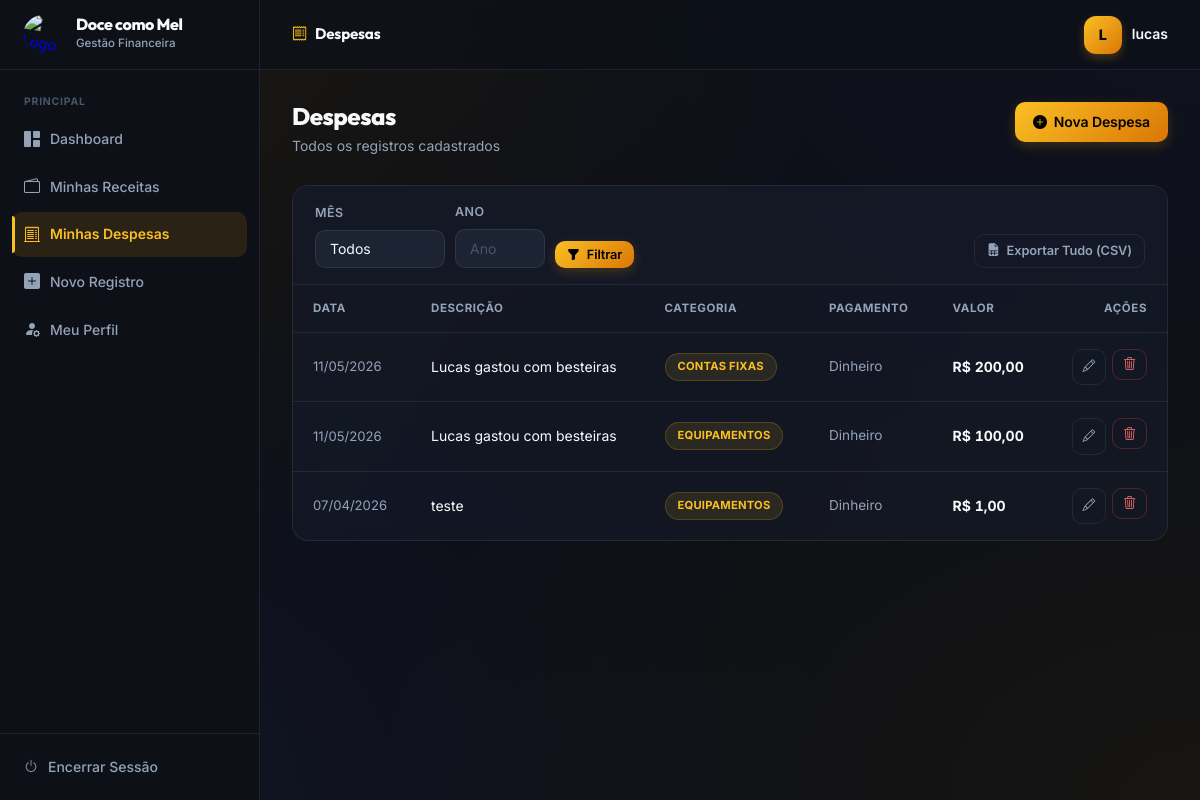
Page /gastos/ (signed in) on the earlier database version.
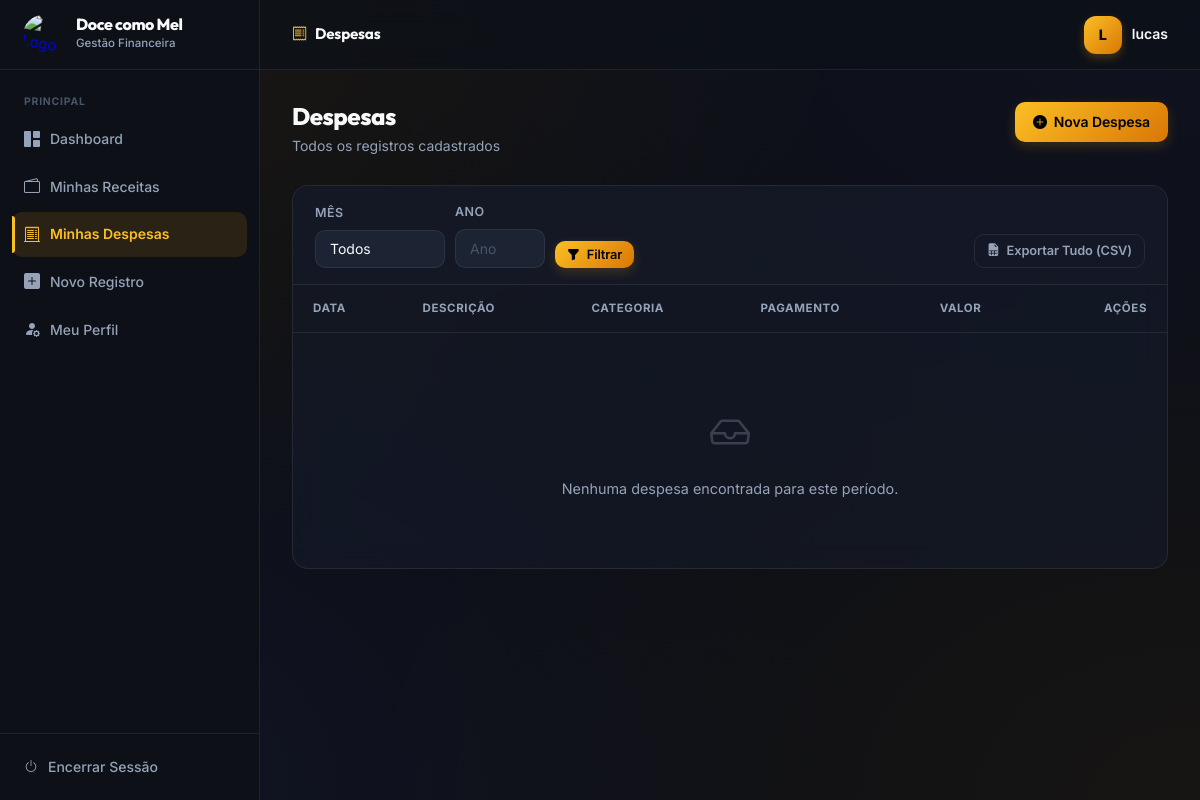
Same page on the later database version.
### app/models/gasto.py (models this page shows, shortened)
class Gasto(db.Model):
    __tablename__ = 'gasto'
    id_gasto = db.Column(db.Integer, primary_key=True)
    valor = db.Column(db.Float, nullable=False)
    data_gasto = db.Column(db.Date, nullable=False, default=date.today, index=True)
    forma_pagamento = db.Column(db.String(50), nullable=False)
    descricao = db.Column(db.String(255), nullable=True)
    id_usuario = db.Column(db.Integer, db.ForeignKey('usuario.id_usuario'), nullable=False, index=True)
    id_categoria = db.Column(db.Integer, db.ForeignKey('categoria.id_categoria'), nullable=False)

### app/models/categoria.py (models this page shows, shortened)
class Categoria(db.Model):
    __tablename__ = 'categoria'
    id_categoria = db.Column(db.Integer, primary_key=True)
    nome_categoria = db.Column(db.String(100), nullable=False, unique=True)
    gastos = db.relationship('Gasto', backref='categoria', lazy=True)

### app/routes/gastos.py (the view)
@gastos_bp.route('/')
@login_required
def listar():
    mes = request.args.get('mes', type=int)
    ano = request.args.get('ano', type=int)
    id_usuario = session['id_usuario']
    if mes and ano:
        gastos = GastoService.filtrar_por_periodo(id_usuario, mes, ano)
    else:
        gastos = GastoService.listar_por_usuario(id_usuario)
        mes = None
        ano = None
    total = GastoService.calcular_total(gastos)
    return render_template('gastos/listar.html', gastos=gastos, mes=mes, ano=ano, total=total)

### app/services/gasto_service.py (called while the page is built)
    @staticmethod
    def listar_por_usuario(id_usuario: int) -> list[Gasto]:
        return (Gasto.query
                .filter_by(id_usuario=id_usuario)
                .order_by(Gasto.data_gasto.desc())
                .all())

    @staticmethod
    def calcular_total(gastos: list[Gasto]) -> float:
        return sum(g.valor for g in gastos)

### app/utils.py (called while the page is built)
def login_required(f):
    @wraps(f)
    def decorated(*args, **kwargs):
        if 'id_usuario' not in session:
            return redirect(url_for('auth.login'))
        return f(*args, **kwargs)
    return decorated

### app/templates/gastos/listar.html (shortened to what this page needs)
{% extends 'base.html' %}
{% block topbar_title %}<i class="bi bi-receipt" style="color:var(--amber);margin-right:8px;"></i>Despesas{% endblock %}
{% block content %}
<div class="page-header">
    <div>
        <h1 class="page-title">Despesas</h1>
        <p class="page-subtitle">
            {% if mes and ano %}
                Exibindo {{ gastos|length }} registro(s) em {{ "%02d"|format(mes) }}/{{ ano }}
            {% else %}
                Todos os registros cadastrados
            {% endif %}
        </p>
    </div>
    <a href="{{ url_for('gastos.novo') }}" class="btn btn-primary">
        <i class="bi bi-plus-circle-fill"></i> Nova Despesa
    </a>
</div>
<div class="card">
    <div class="filter-bar">
        <form method="GET" style="display:flex; align-items:flex-end; gap:10px; flex-wrap:wrap; flex:1;">
            <div class="form-group">
                <label class="form-label">Mês</label>
                <select name="mes" class="form-select" style="width:130px;">
                    <option value="">Todos</option>
                    {% set meses_nomes = ['Janeiro', 'Fevereiro', 'Março', 'Abril', 'Maio', 'Junho', 'Julho', 'Agosto', 'Setembro', 'Outubro', 'Novembro', 'Dezembro'] %}
                </select>
            </div>
            <div class="form-group">
                <label class="form-label">Ano</label>
                <input type="number" name="ano" class="form-control" style="width:90px;"
                       placeholder="Ano" value="{{ ano or '' }}" min="2020" max="2099">
            </div>
            <button type="submit" class="btn btn-primary btn-sm">
                <i class="bi bi-funnel-fill"></i> Filtrar
            </button>
        </form>
        <div style="display:flex; gap:8px;">
            {% if mes and ano %}
            <a href="{{ url_for('gastos.exportar', mes=mes, ano=ano) }}"
               class="btn btn-export btn-sm" title="Baixar relatório PDF">
                <i class="bi bi-file-earmark-pdf-fill"></i> PDF
            </a>
            <a href="{{ url_for('gastos.exportar_csv', mes=mes, ano=ano) }}"
               class="btn btn-outline btn-sm" title="Baixar dados em CSV">
                <i class="bi bi-file-earmark-spreadsheet-fill"></i> CSV
            </a>
            {% else %}
            <a href="{{ url_for('gastos.exportar_csv') }}"
               class="btn btn-outline btn-sm" title="Baixar todos os dados em CSV">
                <i class="bi bi-file-earmark-spreadsheet-fill"></i> Exportar Tudo (CSV)
            </a>
            {% endif %}
        </div>
    </div>
    <table class="table">
        <thead>
            <tr>
                <th>Data</th>
                <th>Descrição</th>
                <th>Categoria</th>
                <th>Pagamento</th>
                <th>Valor</th>
                <th style="text-align:right;">Ações</th>
            </tr>
        </thead>
        <tbody>
            {% for gasto in gastos %}
            <tr>
                <td style="white-space:nowrap; color:var(--text-muted); font-size:0.82rem;">
                    {{ gasto.data_gasto.strftime('%d/%m/%Y') }}
                </td>
                <td>{{ gasto.descricao or '—' }}</td>
                <td><span class="badge badge-default">{{ gasto.categoria.nome_categoria }}</span></td>
                <td style="color:var(--text-muted); font-size:0.85rem;">{{ gasto.forma_pagamento }}</td>
                <td class="valor-negativo" style="white-space:nowrap;">
                    R$ {{ "%.2f"|format(gasto.valor)|replace(".",",") }}
                </td>
                <td>
                    <div style="display:flex; gap:6px; justify-content:flex-end;">
                        <a href="{{ url_for('gastos.editar', id=gasto.id_gasto) }}"
                           class="btn btn-ghost btn-sm btn-icon" title="Editar">
                            <i class="bi bi-pencil"></i>
                        </a>
                        <form method="POST" action="{{ url_for('gastos.excluir', id=gasto.id_gasto) }}"
                              onsubmit="return confirm('Deseja excluir esta despesa?')">
                            <button type="submit" class="btn btn-danger btn-sm btn-icon" title="Excluir">
                                <i class="bi bi-trash3"></i>
                            </button>
                        </form>
                    </div>
                </td>
            </tr>
            {% else %}
            <tr>
                <td colspan="6">
                    <div class="empty-state">
                        <i class="bi bi-inbox"></i>
                        <p>Nenhuma despesa encontrada para este período.</p>
                    </div>
                </td>
            </tr>
            {% endfor %}
        </tbody>
    </table>
</div>
{% endblock %}

### app/templates/base.html (shortened to what this page needs)
<!DOCTYPE html>
<html lang="pt-br">
<head>
    <link href="https://cdn.jsdelivr.net/npm/bootstrap-icons@1.11.3/font/bootstrap-icons.css" rel="stylesheet">
    <link href="https://unpkg.com/aos@2.3.1/dist/aos.css" rel="stylesheet">
    <link rel="stylesheet" href="{{ url_for('static', filename='css/style.css') }}">
</head>
<body>
{% if session.get('id_usuario') %}
<aside class="sidebar" data-aos="fade-right" data-aos-duration="800">
    <a href="{{ url_for('dashboard.index') }}" class="sidebar-logo">
        <img src="{{ url_for('static', filename='img/logo.png') }}" alt="Logo" class="sidebar-logo-img">
        <div class="sidebar-logo-text">
            <span class="sidebar-logo-name">Doce como Mel</span>
            <span class="sidebar-logo-sub">Gestão Financeira</span>
        </div>
    </a>
    <nav class="sidebar-nav">
        <span class="sidebar-section-label">Principal</span>
        <a href="{{ url_for('dashboard.index') }}"
           class="sidebar-link {% if request.endpoint == 'dashboard.index' %}active{% endif %}">
            <i class="bi bi-grid-1x2-fill"></i> Dashboard
        </a>
        <a href="{{ url_for('receitas.listar') }}"
           class="sidebar-link {% if request.endpoint in ['receitas.listar', 'receitas.editar'] %}active{% endif %}">
            <i class="bi bi-wallet2"></i> Minhas Receitas
        </a>
        <a href="{{ url_for('gastos.listar') }}"
           class="sidebar-link {% if request.endpoint in ['gastos.listar', 'gastos.editar'] %}active{% endif %}">
            <i class="bi bi-receipt-cutoff"></i> Minhas Despesas
        </a>
        <a href="{{ url_for('gastos.novo') }}"
           class="sidebar-link {% if request.endpoint == 'gastos.novo' %}active{% endif %}">
            <i class="bi bi-plus-square-fill"></i> Novo Registro
        </a>
        <a href="{{ url_for('auth.perfil') }}"
           class="sidebar-link {% if request.endpoint == 'auth.perfil' %}active{% endif %}">
            <i class="bi bi-person-fill-gear"></i> Meu Perfil
        </a>
    </nav>
    <div class="sidebar-bottom">
        <a href="{{ url_for('auth.logout') }}" class="sidebar-logout">
            <i class="bi bi-power"></i> Encerrar Sessão
        </a>
    </div>
</aside>
<header class="topbar" data-aos="fade-down" data-aos-duration="600">
    <span class="topbar-title">
        {% block topbar_title %}{% endblock %}
    </span>
    <a href="{{ url_for('auth.perfil') }}" class="topbar-user" style="text-decoration:none;">
        <div class="user-avatar">{{ session.get('nome_usuario', 'U')[0] }}</div>
        <span class="user-name">{{ session.get('nome_usuario') }}</span>
    </a>
</header>
<main class="main" data-aos="fade-up" data-aos-duration="800" data-aos-delay="200">
    {% block content %}{% endblock %}
</main>
{% else %}
<div data-aos="zoom-in" data-aos-duration="800">
    {% block auth_content %}{% endblock %}
</div>
{% endif %}
</body>
</html>

### app/templates/base.html (style rules this page uses)
h1, h2, h3, .sidebar-logo-name, .topbar-title { font-family: 'Outfit', sans-serif; }

Differences in the rows shown:
removed Gasto: data_gasto "11/05/2026", descricao "Lucas gastou com besteiras", categoria.nome_categoria "CONTAS FIXAS", forma_pagamento "Dinheiro", valor "200,00"
removed Gasto: data_gasto "11/05/2026", descricao "Lucas gastou com besteiras", categoria.nome_categoria "EQUIPAMENTOS", forma_pagamento "Dinheiro", valor "100,00"
removed Gasto: data_gasto "07/04/2026", descricao "teste", categoria.nome_categoria "EQUIPAMENTOS", forma_pagamento "Dinheiro", valor "1,00"
Other differences:
text now shown: "Nenhuma despesa encontrada para este período."
